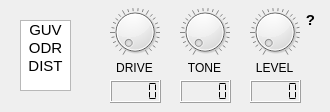
     <widget class="QWidget" name="distortionTab">
      <attribute name="title">
       <string>Distortion</string>
      </attribute>
      <widget class="QDial" name="distortionLevelDial">
       <property name="geometry">
        <rect>
         <x>250</x>
         <y>0</y>
         <width>50</width>
         <height>64</height>
        </rect>
       </property>
       <property name="autoFillBackground">
        <bool>false</bool>
       </property>
       <property name="maximum">
        <number>100</number>
       </property>
       <property name="wrapping">
        <bool>false</bool>
       </property>
       <property name="notchesVisible">
        <bool>true</bool>
       </property>
      </widget>
      <widget class="QLabel" name="distortionDriveLabel">
       <property name="geometry">
        <rect>
         <x>110</x>
         <y>60</y>
         <width>49</width>
         <height>16</height>
        </rect>
       </property>
       <property name="text">
        <string>DRIVE</string>
       </property>
       <property name="alignment">
        <set>Qt::AlignmentFlag::AlignCenter</set>
       </property>
      </widget>
      <widget class="QLCDNumber" name="distortionDriveDisplay">
       <property name="geometry">
        <rect>
         <x>110</x>
         <y>80</y>
         <width>51</width>
         <height>23</height>
        </rect>
       </property>
       <property name="segmentStyle">
        <enum>QLCDNumber::SegmentStyle::Flat</enum>
       </property>
      </widget>
      <widget class="QLabel" name="distortionToneLabel">
       <property name="geometry">
        <rect>
         <x>180</x>
         <y>60</y>
         <width>49</width>
         <height>16</height>
        </rect>
       </property>
       <property name="text">
        <string>TONE</string>
       </property>
       <property name="alignment">
        <set>Qt::AlignmentFlag::AlignCenter</set>
       </property>
      </widget>
      <widget class="QLabel" name="distortionLabel">
       <property name="geometry">
        <rect>
         <x>250</x>
         <y>60</y>
         <width>49</width>
         <height>16</height>
        </rect>
       </property>
       <property name="text">
        <string>LEVEL</string>
       </property>
       <property name="alignment">
        <set>Qt::AlignmentFlag::AlignCenter</set>
       </property>
      </widget>
      <widget class="QLCDNumber" name="distortionToneDisplay">
       <property name="geometry">
        <rect>
         <x>180</x>
         <y>80</y>
         <width>51</width>
         <height>23</height>
        </rect>
       </property>
       <property name="segmentStyle">
        <enum>QLCDNumber::SegmentStyle::Flat</enum>
       </property>
      </widget>
      <widget class="QDial" name="distortionToneDial">
       <property name="geometry">
        <rect>
         <x>180</x>
         <y>0</y>
         <width>50</width>
         <height>64</height>
        </rect>
       </property>
       <property name="autoFillBackground">
        <bool>false</bool>
       </property>
       <property name="maximum">
        <number>100</number>
       </property>
       <property name="wrapping">
        <bool>false</bool>
       </property>
       <property name="notchesVisible">
        <bool>true</bool>
       </property>
      </widget>
      <widget class="QDial" name="distortionDriveDial">
       <property name="geometry">
        <rect>
         <x>110</x>
         <y>0</y>
         <width>50</width>
         <height>64</height>
        </rect>
       </property>
       <property name="autoFillBackground">
        <bool>false</bool>
       </property>
       <property name="maximum">
        <number>100</number>
       </property>
       <property name="wrapping">
        <bool>false</bool>
       </property>
       <property name="notchesVisible">
        <bool>true</bool>
       </property>
      </widget>
      <widget class="QLCDNumber" name="distortionLevelDisplay">
       <property name="geometry">
        <rect>
         <x>250</x>
         <y>80</y>
         <width>51</width>
         <height>23</height>
        </rect>
       </property>
       <property name="segmentStyle">
        <enum>QLCDNumber::SegmentStyle::Flat</enum>
       </property>
      </widget>
      <widget class="QListWidget" name="distortionModeList">
       <property name="geometry">
        <rect>
         <x>20</x>
         <y>20</y>
         <width>51</width>
         <height>71</height>
        </rect>
       </property>
       <property name="uniformItemSizes">
        <bool>false</bool>
       </property>
       <property name="selectionRectVisible">
        <bool>false</bool>
       </property>
       <item>
        <property name="text">
         <string>GUV</string>
        </property>
        <property name="font">
         <font>
          <pointsize>11</pointsize>
         </font>
        </property>
        <property name="textAlignment">
         <set>AlignCenter</set>
        </property>
       </item>
       <item>
        <property name="text">
         <string>ODR</string>
        </property>
        <property name="font">
         <font>
          <pointsize>11</pointsize>
         </font>
        </property>
        <property name="textAlignment">
         <set>AlignCenter</set>
        </property>
       </item>
       <item>
        <property name="text">
         <string>DIST</string>
        </property>
        <property name="font">
         <font>
          <pointsize>11</pointsize>
         </font>
        </property>
        <property name="textAlignment">
         <set>AlignCenter</set>
        </property>
       </item>
      </widget>
      <widget class="QLabel" name="distortionHelpLabel">
       <property name="geometry">
        <rect>
         <x>300</x>
         <y>10</y>
         <width>21</width>
         <height>21</height>
        </rect>
       </property>
       <property name="toolTip">
        <string>&lt;html&gt;&lt;head/&gt;&lt;body&gt;&lt;p align=&quot;center&quot;&gt;&lt;span style=&quot; font-size:14pt;&quot;&gt;Guv'nor / Overdrive / Distortion&lt;/span&gt;&lt;/p&gt;&lt;p align=&quot;center&quot;&gt;&lt;img src=&quot;:/PreFX_Distortion/resources/pre-fx/distortion.png&quot;/&gt;&lt;/p&gt;&lt;/body&gt;&lt;/html&gt;</string>
       </property>
       <property name="text">
        <string>&lt;html&gt;&lt;head/&gt;&lt;body&gt;&lt;p align=&quot;center&quot;&gt;&lt;span style=&quot; font-size:11pt; font-weight:700;&quot;&gt;?&lt;/span&gt;&lt;/p&gt;&lt;/body&gt;&lt;/html&gt;</string>
       </property>
      </widget>
     </widget>
